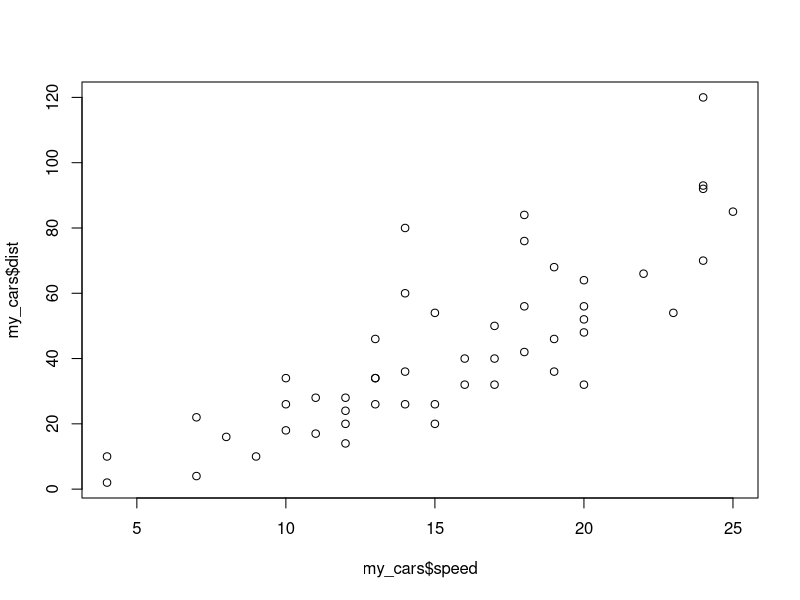

R code for this plot: (Note: this script raises an error after producing the figure.)
### Ejercicios normales ###
# Trate de entender que hace cada linea
# Antes de ejecutar cada linea trate de predecir lo que verá al ejecutarla
# Añada notas después de cada linea, las notas comienzan con el símbolo #
# Para ejecutar una linea en la cual está el cursor, apriete "control + enter"
# Si encuentra un error al ejecutar una linea trate de entender cual es el error


# Ejercicios

?ToothGrowth


head(ToothGrowth)


T | F

F | F

T & F


T & T


# seleccione la longitud de dientes con suplemento VC


# seleccione la longitud de dientes con dosis igual a 1


# seleccione la longitud de dientes con dosis igual a 1 y suplemento VC


?mean


mean(1:2)


?sd


sd(1:2)



# obtenga la media y desviación estandar de
# la longitud de dientes con dosis igual a 1 y suplemento VC




mean( c(1, 2, NA) )


mean( c(1, 2, NA), na.rm = TRUE )


sd( c(1, 2, NA) )


sd( c(1, 2, NA), na.rm = TRUE )


?cars


my_cars <- cars


head( my_cars )


summary( my_cars )


?cor

# vea el siguiente gráfico
# mentalmente piense cual sería la correlación que esperaría ver
# no tiene que escribir nada, solo tomese unos segundos para pensar
plot( my_cars$speed, my_cars$dist )


# calcule la correlación entre velocidad y distancia de frenado


getwd()


dir()


?setwd()


# dirijase al directorio donde tiene los archivos de la clase
# cargue el archivo como late_data, probablemente necesite especificar headers


head(late_data)


summary(late_data)


# timmy añadió datos sobre la preferencia de sabor de helado de los conductores
# esos datos no nos interesan, elimine esa columna


?cbind
?rbind

# añada los nuevos datos a my_cars


# existe una hilera que tiene un NA, redefina los datos eliminando el NA


?write.table


# A Florian, nuestro amigo aleman le encantarían estos datos
# guarde my_cars como "car_data.tsv"
# use tabulador como separador y comma como decimal, no añada numeros de fila


# elimine my_cars y late_data


# abra el archivo "fertilidad.csv" y asignelo al objeto my_fertility_data
# este archivo tiene datos que presentan el número de niños por mujer (2023)
# una de las columnas contiene el identificador de paises por su ISO2

head(my_fertility_data)


colnames(my_fertility_data)


dim(my_fertility_data)


summary(my_fertility_data)


# Seleccione el indice de fertilidad de México (MX)


# Bangladesh es uno de los paises más pobres del mundo
# Tomese un momento y escriba en un comentario cual es el número
# de hijos que una mujer tiene en Bangladesh, 1? 2? 3? 5? 8?


# Seleccione el indice de fertilidad en Bangladesh (BI)


# Los datos nos enseñan mucho sobre el mundo
# Si tiene tiempo, cuando esté en casa, vea la siguiente presentación del
# profesor Hans Rosling
# https://www.youtube.com/watch?v=hVimVzgtD6w


# tomese un par de minutos y revise la sección de ayuda
# ponga especial atención en la sección sobre como leer NAs
?read.csv


# Encuentre la media del indice de fertilidad mundial


# Seleccione el indice de fertilidad de Namibia
